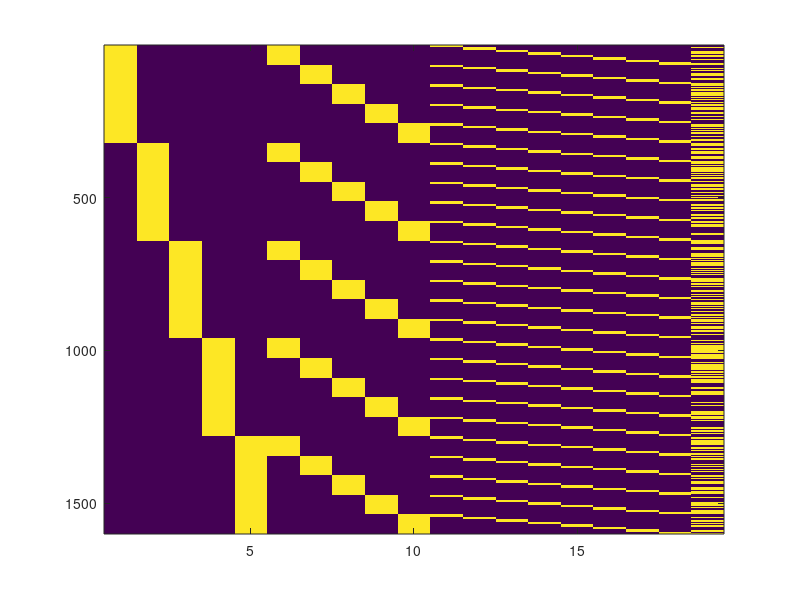
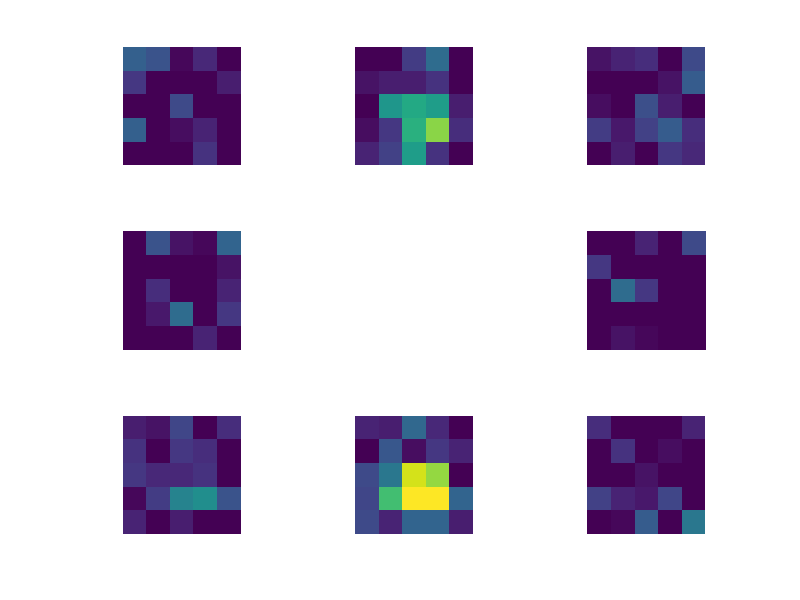

Write MATLAB code to recreate these figures, in order. (Note: this script raises an error after producing the figures.)
close all
clear all

%%% make fake data  - list of R, sf, tf, ori, sp
dF=0.05;
sftuning = [1 2 5 10 2]; sftuning = sftuning/max(sftuning);
tftuning = [1 2 6 5 1]; tftuning = tftuning/max(tftuning);
osituning = dF*[1 3 10 2 1 5 20 2]/4;
gain=1;
nreps = 8;

tr=0;
for i = 1:length(sftuning)
    for j=1:length(tftuning)
        for k=1:length(osituning)
            for r = 1:nreps
                tr = tr+1;
                sp(tr) = round(rand);
                R(tr) = sftuning(i)*tftuning(j)*osituning(k)*(1+gain*sp(tr));
                sf(tr)=i; tf(tr)=j; ori(tr)=k;
            end
        end
    end
end

%%% model as poisson with noise
R = dF*poissrnd(R/dF);
R = R+normrnd(0,2*dF,size(R));


%%% set up data - move parameters (ori/sf/tf/run) into one array, 
%%% put responses in matching order

tr=1;
for i = 1:length(sftuning)
    for j=1:length(tftuning)
        for k=1:length(osituning) 
                params(tr:tr+nreps-1,i)=1;params(tr:tr+nreps-1,j+5)=1; params(tr:tr+nreps-1,k+10)=1;            
                trials = find(sf==i & tf==j & ori==k);
                params(tr:tr+nreps-1,19)=sp(trials);
                resp(tr:tr+nreps-1) = R(trials);
            respprofile(i,j,k,:)=R(trials);
            tr = tr+nreps;
        end
    end
end


figure
imagesc(params)

%%% show sf/tf tuning for 8 orientations
layout = [6 3 2 1 4 7 8 9];
meanprofile = squeeze(mean(respprofile,4));
figure
range = prctile(meanprofile(:),99)
if range<dF
    range=dF;
end
for o = 1:8
    subplot(3,3,layout(o))
    imagesc(squeeze(meanprofile(:,:,o)),[0 range])
    axis off
    axis square
    axis equal
end


gcp  %%% opens matlab pool
clear sfguess origuess tfguess
tic
N=100
parfor i = 1:N %%% repeat N times for bootstrap
i
if i==1 %%% first time is not shuffeld
    shuffle=0;
else shuffle=1;
end

fit = fitProfile(sf,tf,ori,params,resp, shuffle); %%% performs the fit!

%%% scale amplitude of sf/tf so responsiveness is all in ori
amp1 = max(fit(1:5)); amp2 = max(fit(6:10));
sfest(i,:) = fit(1:5)/amp1;
tfest(i,:) = fit(6:10)/amp2;
oriest(i,:) = fit(11:18)*amp1*amp2;

%%% get peak sf and tf, and max of ori (which is responsiveness)
[y ind] = max(sfest(i,:));
sfmax(i) = ind;
[y ind] = max(tfest(i,:));
tfmax(i)=ind;
orimax(i) = max(oriest(i,:));
[allOSI(i) alltheta(i)]= calcOSI(oriest(i,:)',0);
base(i) = fit(19);  
allGain(i) = fit(20);
end
toc

sprintf(' sf = %f +/- %f',mean(sfmax),std(sfmax))
sprintf(' tf = %f +/- %f',mean(tfmax),std(tfmax))
sprintf(' ori = %f +/- %f',mean(allOSI),std(allOSI))
sprintf('resp = %f +/- %f',mean(orimax+base),std(orimax))
sprintf('p < %fof resp less than 0.1',sum((orimax+base)<0.1)/length(orimax))
sprintf('theta = %f +/- %f',mean(alltheta)*180/pi,std(alltheta)*180/pi)
sprintf('base = %f +/- %f',mean(base),std(base))
sprintf('running gain = %f +/- %f; actual %f',mean(allGain),std(allGain), gain)

figure
errorbar(sfest(1,:),std(sfest,1))
hold on
plot(sftuning,'r')
legend('fit','actual')
xlabel('SF')

figure
errorbar(tfest(1,:),std(tfest,1))
hold on
plot(tftuning,'r')
legend('fit','actual')
xlabel('TF')

figure
errorbar(oriest(1,:)+base(1),std(oriest,1))
xlabel('orientation')
hold on
plot(osituning,'r')
legend('fit','actual')

% figure
% hist(allOSI)
% xlabel('OSI'); xlim([0 1])
% ylabel('N')


